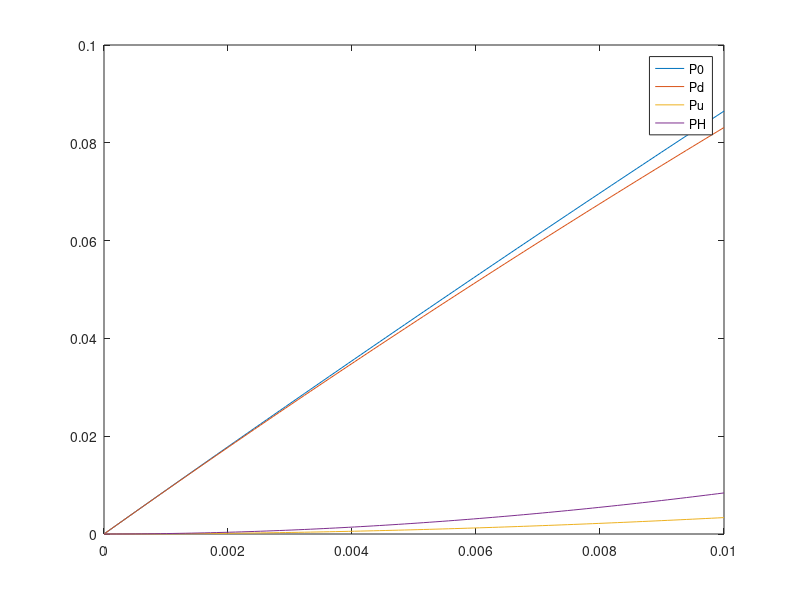

MATLAB code for this plot:
clear all;
close all;
clc;

p = linspace(0,0.01,100);
P0 = 1 - (1-p).^9;
Pd = 9*p.*(1-p).^8 + 84*(p.^3).*(1-p).^6 + 126*(p.^5).*(1-p).^4 + 36*(p.^7).*(1-p).^2 + p.^9;
Pu = 1 - Pd - (1-p).^9;
PH = 1 - ((1-p).^14 + 14.*p.*(1-p).^13);


titles = { 'P0' 'Pd' 'Pu' 'PH'};
plots = zeros(1,4);

plots(1,1) = plot(p,P0);hold on;
plots(1,2) = plot(p,Pd);hold on;
plots(1,3) = plot(p,Pu);hold on;
plots(1,4) = plot(p,PH);hold on;
legend(plots(1,:),titles(:));




